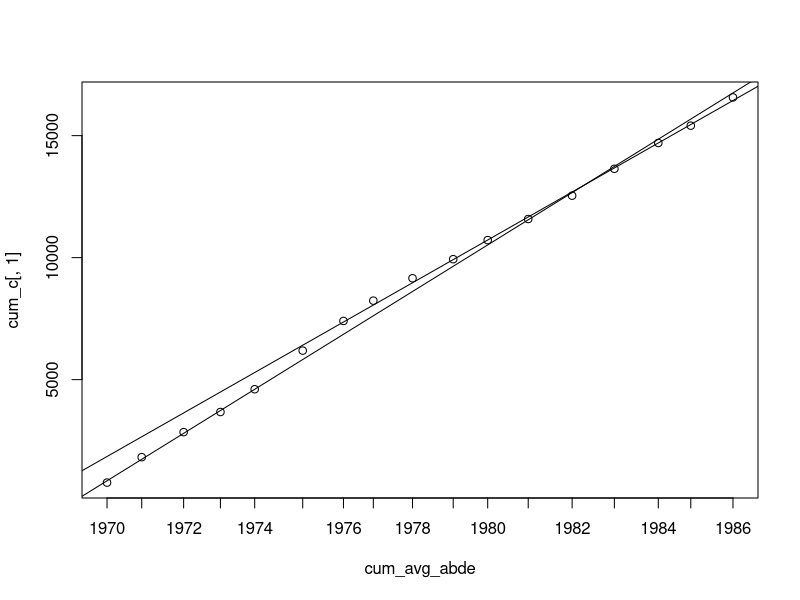
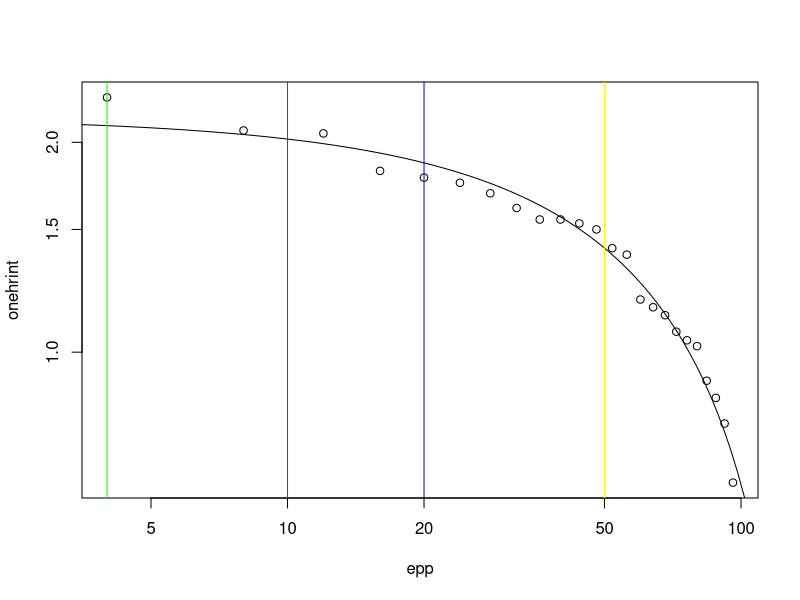
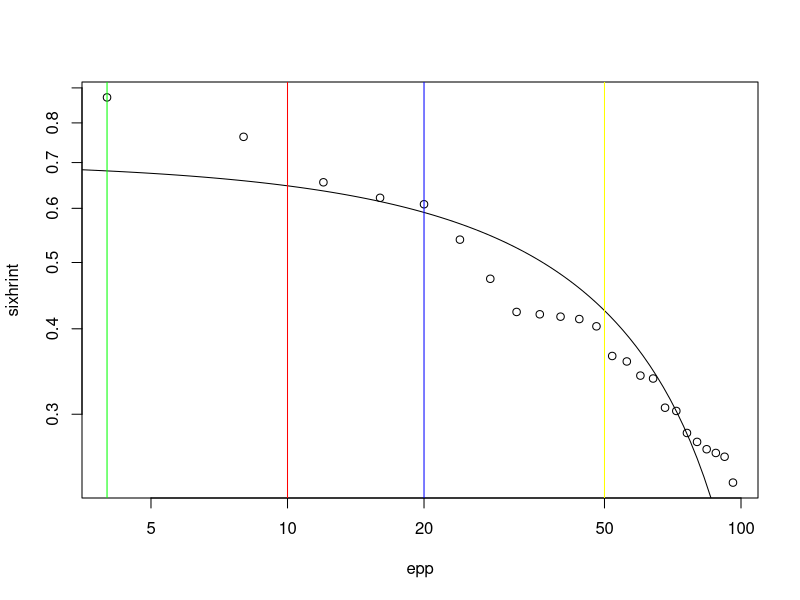
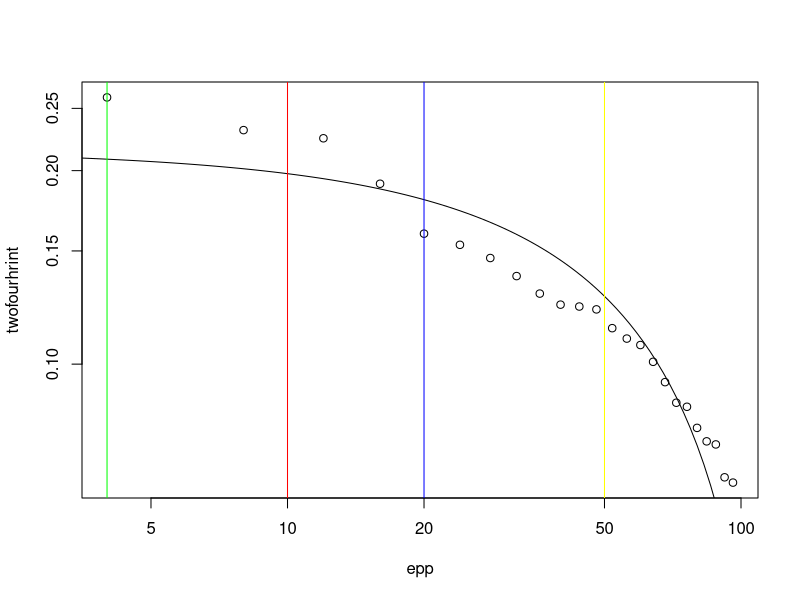

Here is the R script that generated these plots, in order:
##1. Double mass curve analysis
#Creating a data frame of given data
year = c(1970,1971,1972,1973,1974,1975,1976,1977,1978,1979,1980,1981,1982,1983,1984,1985,1986)
A = c(1010,1005,1067,1051,801,1411,1222,1012,1153,1140,829,1165,1170,1264,1200,942,1166)
B = c(1161,978,1226,880,1146,1353,1018,751,1059,1223,1003,1120,989,1056,1261,811,969)
C = c(780,1041,1027,825,933,1584,1215,832,918,781,782,865,956,1102,1058,710,1158)
D = c(949,784,1067,1014,923,930,981,683,824,1056,796,1121,1286,1044,991,875,1202)
E = c(1135,970,1158,1022,821,1483,1174,771,1188,967,1088,963,1287,1190,1283,873,1209)
annppt=data.frame(year,A,B,D,E,C)

#Average ABDE
avg_abde = rep(NA,nrow(annppt))
for (i in 1:nrow(annppt)){
  avg_abde[i] = rowMeans(annppt[i,2:5])
}

#Cumulative average ABDE and C
cum_avg_abde = cumsum(avg_abde)
cum_c = cumsum(annppt['C'])

#Plot bw cum_avg_abde and cum_c
plot(cum_avg_abde,cum_c[,1],xaxt='n')
axis(side = 1, at=cum_avg_abde, labels = c("1970", "1971", "1972", "1973", "1974", "1975", "1976", "1977", "1978", "1979", "1980", "1981", "1982", "1983", "1984", "1985", "1986"))

#Calculating fit, k value (assuming bw 1970-1974 and 1975-1986)
fitpre = lm(cum_c[,1][1:5]~cum_avg_abde[1:5]) 
fitpost = lm(cum_c[,1][6:17]~cum_avg_abde[6:17])
abline(fitpre)
abline(fitpost)
sloppre = summary(fitpre$coefficients)[6]
sloppost = summary(fitpost$coefficients)[1]
k=sloppost/sloppre

#Multiplying 1970-1974 C data with k
Cnew=c(C[1:5]*k,C[6:17])

  
##2. Number of gauges question


##3. Depth duration to Intensity duration frequency problem
#Creating data frame of given data, from depth to intensity
rrank=c(1,2,3,4,5,6,7,8,9,10,11,12,13,14,15,16,17,18,19,20,21,22,23,24)
ep=c(0.04,0.08,0.12,0.16,0.20,0.24,0.28,0.32,0.36,0.40,0.44,0.48,0.52,0.56,0.60,0.64,0.68,0.72,0.76,0.80,0.84,0.88,0.92,0.96)

onehr=c(2.32,2.08,2.06,1.82,1.78,1.75,1.69,1.61,1.55,1.55,1.53,1.50,1.41,1.38,1.19,1.16,1.13,1.07,1.04,1.02,0.91,0.86,0.79,0.65)
onehrint = onehr/1

sixhr=c(5.23,4.58,3.93,3.73,3.65,3.24,2.84,2.54,2.52,2.50,2.48,2.42,2.19,2.15,2.05,2.03,1.84,1.82,1.69,1.64,1.60,1.58,1.56,1.43)
sixhrint =sixhr/6

twofourhr=c(6.24,5.55,5.39,4.58,3.83,3.68,3.51,3.29,3.09,2.97,2.95,2.92,2.73,2.63,2.57,2.42,2.25,2.09,2.06,1.91,1.82,1.80,1.60,1.57)
twofourhrint = twofourhr/24

#Plot intensity vs exceedence probability perc
epp=ep*100

plot(epp,onehrint, log ="xy")
fitonehrint = lm((onehrint)~(epp)) 
abline(fitonehrint,untf=TRUE)
abline(v=4,col="green")
abline(v=10,col="red")
abline(v=20,col="blue")
abline(v=50,col="yellow")
onecol=predict(fitonehrint,newdata = data.frame(epp=c(50,20,10,4)))

plot(epp,sixhrint,log = "xy")
fitsixhrint = lm((sixhrint)~(epp)) 
abline(fitsixhrint, untf = TRUE)
abline(v=4,col="green")
abline(v=10,col="red")
abline(v=20,col="blue")
abline(v=50,col="yellow")
sixcol=predict(fitsixhrint,newdata = data.frame(epp=c(50,20,10,4)))

plot(epp, twofourhrint,log = "xy")
fittwofourhrint = lm((twofourhrint)~(epp)) 
abline(fittwofourhrint, untf = TRUE)
abline(v=4,col="green")
abline(v=10,col="red")
abline(v=20,col="blue")
abline(v=50,col="yellow")
twofourcol=predict(fittwofourhrint,newdata = data.frame(epp=c(50,20,10,4)))

#Plot intensity duration frequency
rp = c(2, 5, 10, 25)
intdurfreq = data.frame(rp,onecol,sixcol,twofourcol)
